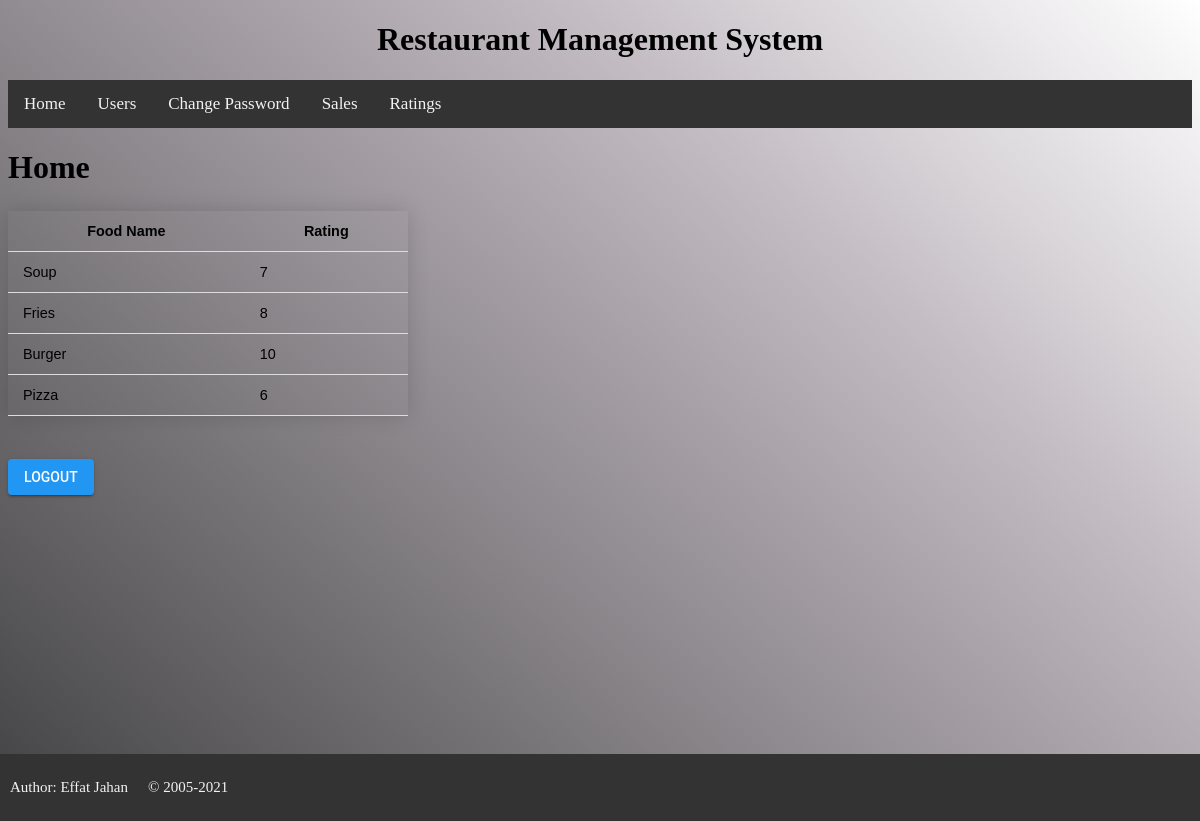
The app's page /ratings.php (signed in) with its own data.
### tables this page shows
CREATE TABLE `ratings` (
  `food_name` varchar(50) NOT NULL,
  `rating` int(10) NOT NULL
);

### config.php (called while the page is built, shortened)
<?php
switch ($_SERVER['SCRIPT_NAME']) {
    default:
        $CURRENT_PAGE = "Home";
        break;
}

### DbRating.php (called while the page is built, shortened)
<?php
function Userlist()
{
    $conn = connect();
    $sql = $conn->prepare("SELECT * FROM ratings ");
    $sql->execute();
    $res = $sql->get_result();
    return $res;
}

### ratings.php (the view, shortened to what this page needs)
<?php
include "config.php";
require 'DbRating.php';
?>
<!DOCTYPE html>
<html>
<head>
    <link rel="stylesheet" href="style.css">
</head>
<body>
    <?php
    include 'php_header.php';
    ?>
    <h1><?php echo $CURRENT_PAGE; ?></h1>
    <?php
    echo "<table class = userTable>";
    echo "<tr><th>Food Name</th>";
    echo "<th>Rating</th>";
    echo "</tr>";
    $result1 = Userlist();
    foreach ($result1 as $item) {
        echo "<tr>";
        echo "<td>" . $item['food_name'] . "</td>";
        echo "<td>" . $item['rating'] . "</td>";
        echo "</tr>";
    }
    echo "</table>";
    ?>
    <br>
    <?php include 'logout-include.php'; ?><br><br>
    <?php
    include 'php_footer.php';
    ?>
</body>
</html>

### style.css (style rules this page uses)
html, body { height: 100%; }
.userTable { border-collapse: collapse; margin: 25px 0; font-size: 0.9em; font-family: sans-serif; min-width: 400px; box-shadow: 0 0 20px rgba(0, 0, 0, 0.15); }
.userTable th, .userTable td { padding: 12px 15px; }
.userTable tbody tr { border-bottom: 1px solid #dddddd; }
body { background-color: #434344; background-repeat: no-repeat; background-image: linear-gradient(43deg, #434344 0%, #bbb4bb 65%, #ffffff 100%); }

### records on screen
ratings: food_name "Soup", rating "7"
ratings: food_name "Fries", rating "8"
ratings: food_name "Burger", rating "10"
ratings: food_name "Pizza", rating "6"

### other values on screen
$CURRENT_PAGE "Home"
